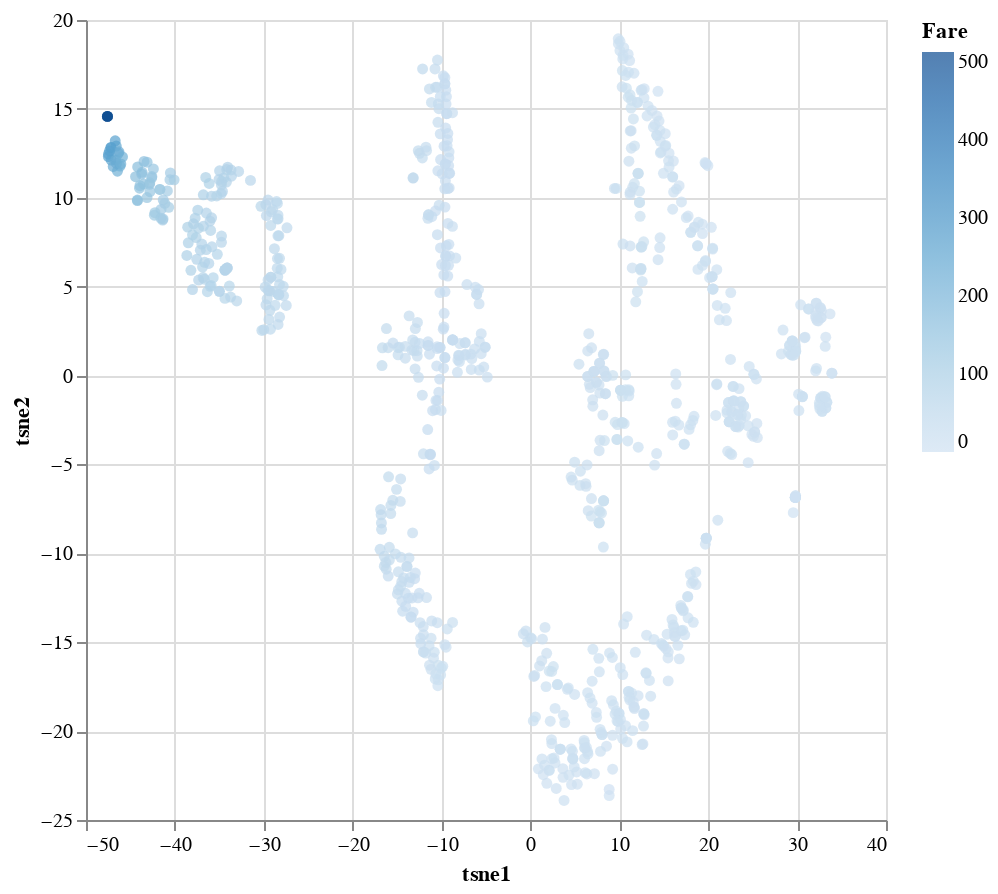

Notebook code cell kept with this figure:
### Code cell
alt.Chart(df).mark_circle().encode(
    x='tsne1:Q', 
    y='tsne2:Q',
    color='Fare:Q',
).properties(width=400, height=400)

### Figure 1 — Vega-Lite specification as saved in the notebook (floating-point values rounded to 4 significant figures; data arrays with more than 128 entries replaced by an {"elided": "..."} marker saying what was removed)
{"config": {"view": {"continuousWidth": 400, "continuousHeight": 300}}, "data": {"name": "data-c973a4e76c68d133e563a7ea67cff51b"}, "mark": "circle", "encoding": {"color": {"type": "quantitative", "field": "Fare"}, "x": {"type": "quantitative", "field": "tsne1"}, "y": {"type": "quantitative", "field": "tsne2"}}, "height": 400, "width": 400, "$schema": "https://vega.github.io/schema/vega-lite/v4.0.0.json", "datasets": {"data-c973a4e76c68d133e563a7ea67cff51b": {"elided": "891 records"}}}
